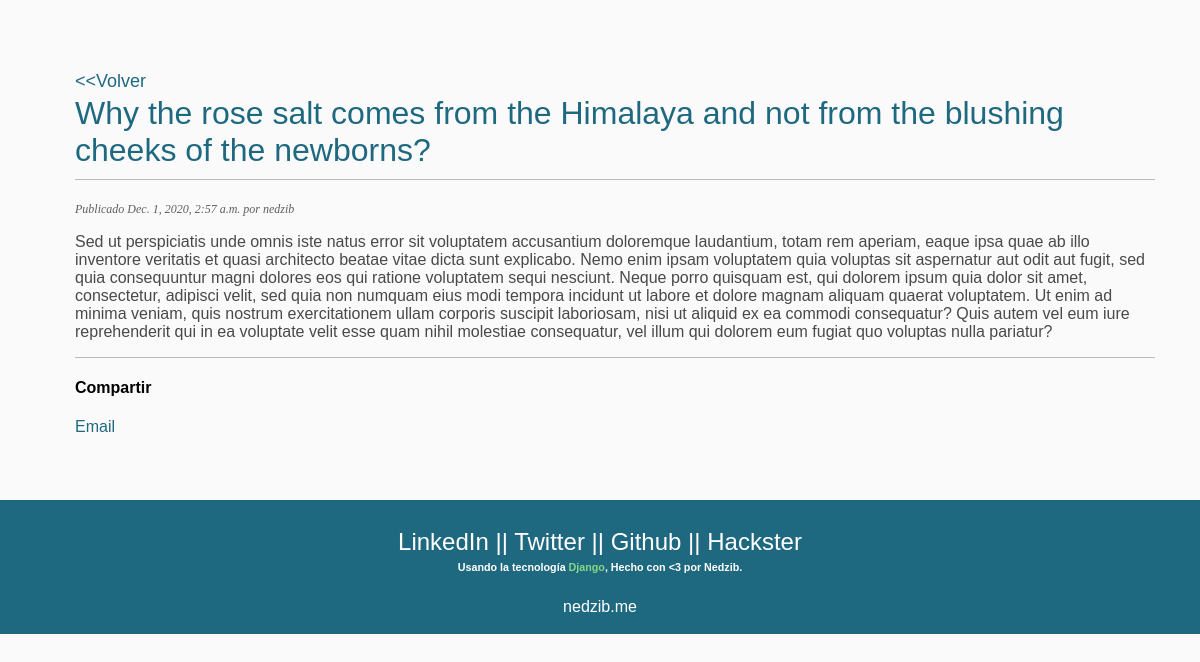
Page /blog/2020/12/1/why-rose-salt-comes-himalaya-and-not-blushing-cheeks-newborns/ on the committed database.
### blog/models.py (models this page shows, shortened)
class Post(models.Model):
    objects = models.Manager()  # The default manager.
    published = PublishedManager()  # Our custom manager.
    STATUS_CHOICES = (('draft', 'Draft'), ('published', 'Published'))
    title = models.CharField(max_length=250)
    slug = models.SlugField(max_length=250, unique_for_date='publish')
    author = models.ForeignKey(
        User, on_delete=models.CASCADE, related_name='blog_post')
    body = RichTextUploadingField(blank=True)
    publish = models.DateTimeField(default=timezone.now)
    created = models.DateTimeField(auto_now_add=True)
    updated = models.DateTimeField(auto_now=True)
    status = models.CharField(
        max_length=10, choices=STATUS_CHOICES, default='draft')
    class Meta:
        ordering = ('-publish',)

### blog/views.py (the view)
# urls.py: path('<int:year>/<int:month>/<int:day>/<slug:post>/', views.post_detail, name='post_detail'),
def post_detail(request, year, month, day, post):
    post = get_object_or_404(Post,  slug=post,
                             status='published',
                             publish__year=year,
                             publish__month=month,
                             publish__day=day)
    return render(request,
                  'blog/post/detail.html',
                  {'post': post})

### blog/templates/blog/post/detail.html (shortened to what this page needs)
{% extends "blog/base.html" %}
{% block content %}
<h1> <br>
    <a href="{{request.META.HTTP_REFERER}}" style="font-size: large;">&#60&#60Volver</a><br>
    {{ post.title }} <br> </h1>
<p class="date">
    Publicado {{ post.publish }} por {{ post.author }}
</p>
 <p style="color: rgb(73, 73, 73);">
 {{ post.body|safe }}
</p>
<p style="border-top:1px solid #bbb;">
    {% load social_share %}
    <h4>Compartir</h4>
    <a href="{% url "blog:post_share" post.id %}"> Email </a>
</p>
{% endblock %}

### blog/static/css/blog.css (style rules this page uses)
html { width: 100%; position: relative; }
body { width: 100%; margin:0; padding:0; margin-bottom: 40px; font-family:helvetica, sans-serif; }
#page-wraper { background-color: #FAFAFA; background-size: cover; width: 100%; }
a { color:#1f6980; text-decoration:none; }
h1 { color: #1f6980; font-weight:normal; border-bottom:1px solid #bbb; padding:0 0 10px 0; }
p.date { color:rgb(95, 95, 95); font-family: georgia, serif; font-size: 12px; font-style: italic; }

### rows in the picture
Post: title "Why the rose salt comes from the Himalaya and not from the blushing cheeks of the newborns?", publish "Dec. 1, 2020, 2:57 a.m.", author "nedzib", body "Sed ut perspiciatis unde omnis iste natus error sit voluptatem accusantium doloremque laudantium, totam rem aperiam, eaque ipsa quae ab illo inventore veritatis et quasi architecto beatae vitae dicta sunt explicabo. Nemo enim ipsam voluptatem quia voluptas sit aspernatur aut odit aut fugit, sed quia consequuntur magni dolores eos qui ratione voluptatem sequi nesciunt. Neque porro quisquam est, qui dolorem ipsum quia dolor sit amet, consectetur, adipisci velit, sed quia non numquam eius modi tempora incidunt ut labore et dolore magnam aliquam quaerat voluptatem. Ut enim ad minima veniam, quis nostrum exercitationem ullam corporis suscipit laboriosam, nisi ut aliquid ex ea commodi…"
